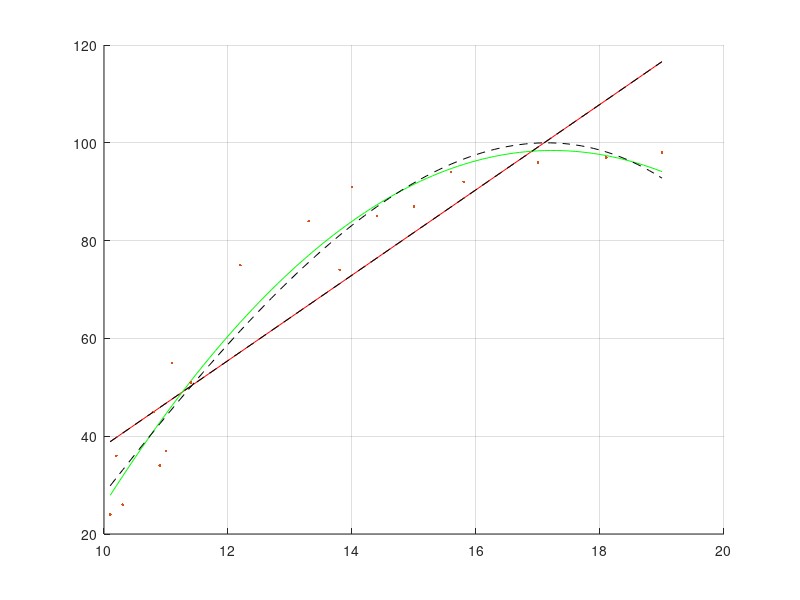

The MATLAB script that drew this image:
% polyfit to find best fit curve
x=[10.1 10.2 10.3 10.8 10.9 11 11.1 11.4 12.2 13.3 13.8 14 14.4 15  15.6 15.8 17  18.1 19];
y=[24   36   26   45   34   37 55   51   75   84   74   91 85    87 94   92   96  97   98];
hold on;
plot(x,y,'. ');

a=polyfit(x,y,1);
b=polyfit(x,y,2);

t=x(1):0.1:x(end);
y1=polyval(a,t);
y2=polyval(b,t);
plot(t,y1,'r -');
plot(t,y2,'g -');
grid on;

A=zeros(2,2);
p=zeros(2,1);

A(1,1)=length(x);
A(1,2)=sum(x,2);
A(2,1)=sum(x,2);
A(2,2)=sum(x.^2,2);
p(1)=sum(y,2);
p(2)=sum(x.*y);

v=A\p;

y3=t*v(2)+v(1);

plot(t,y3,'k --');


%%
% now the model is y = c0 + c1*x^2 + c2*x^3
% we take derivative along each c0, c1, c2
% then we set each derivative equal to zero
% then we get 3 equations with 3 unknows and 1 numerical
% express c0,c1,c2 in terms of numerical (constant)
% then write the matrix A(c0;c1;c2) = (k1;k2;k3)
% solve: v = A\p
% 
%
% 2 * (yi - c0 - c1*xi^2 - c2*xi^3) * -c0
% 2 * (yi - c0 - c1*xi^2 - c2*xi^3) * -2*c1*xi
% 2 * (yi - c0 - c1*xi^2 - c2*xi^3) * -3*c2*xi^2
%
% 2*yi*(-c0) -2*c0*(-c0) - 2*c1*(-c0)*xi^2 - 2*c2*(-c0)*xi^3)
% 2*yi*(-2*c1*xi) - 2*c0*(-2*c1*xi) - 2*c1*(-2*c1*xi)*xi^2 - 2*c2*(-2*c1*xi)*xi^3)
% yi*(-6*c2*xi^2) - c0*(-6*c2*xi^2) - c1*(-6*c2*xi^2)*xi^2 - c2*(-6*c2*xi^2)*xi^3

x=[10.1 10.2 10.3 10.8 10.9 11 11.1 11.4 12.2 13.3 13.8 14 14.4 15  15.6 15.8 17  18.1 19];
y=[24   36   26   45   34   37 55   51   75   84   74   91 85    87 94   92   96  97   98];
hold on;
plot(x,y,'. ');

a = zeros(3,3)
p = zeros(3,1)

a(1,1) = length(x)
a(1,2) = sum(x.^2);
a(1,3) = sum(x.^3);

a(2,1) = sum(x.^2)
a(2,2) = sum(x.^4);
a(2,3) = sum(x.^5);

a(3,1) = sum(x.^3);
a(3,2) = sum(x.^5);
a(3,3) = sum(x.^6);

p(1) = sum(y)
p(2) = sum((x.^2).*y)
p(3) = sum((x.^3).*y)

v = a\p;

t=x(1):0.1:x(end);
y3=v(1) + v(2)*(t.^2) + v(3)*(t.^3);

plot(t,y3,'k --');



